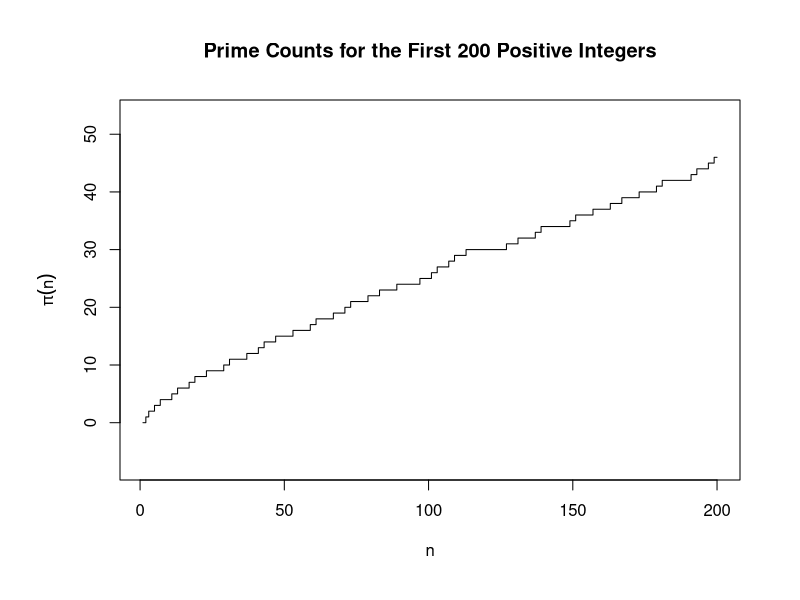
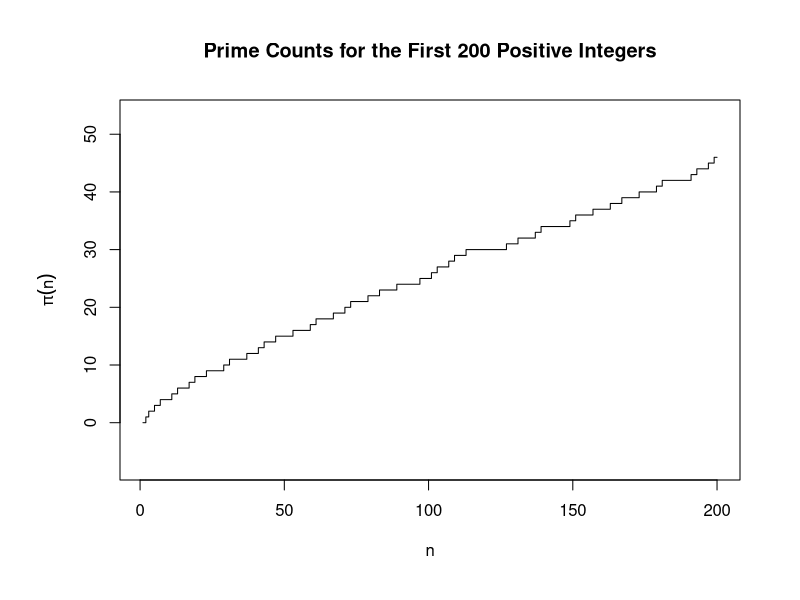

Source code (R) for these figures, in order:
n <- 200

prime <- rep(T, n-1)
prime[1] = F

for (x in seq(2, sqrt(n))) {
  if (prime[x]) {
    for (m in seq(x*x, n, by=x)) {
      prime[m] = F
    }
  }
}
prime.count <- cumsum(prime)
index <- 1:n

plot.prime.count <- function() {
  par(mar = c(6, 6, 5, 3))
  plot(index, prime.count, type = 's', asp = 2,
       xlab = "n",
       ylab = expression(pi(n)),
       main = "Prime Counts for the First 200 Positive Integers")
}

plot.prime.count()

png("prime_counts_200.png", height = 400, width = 600, res = 100)
plot.prime.count()
dev.off()
